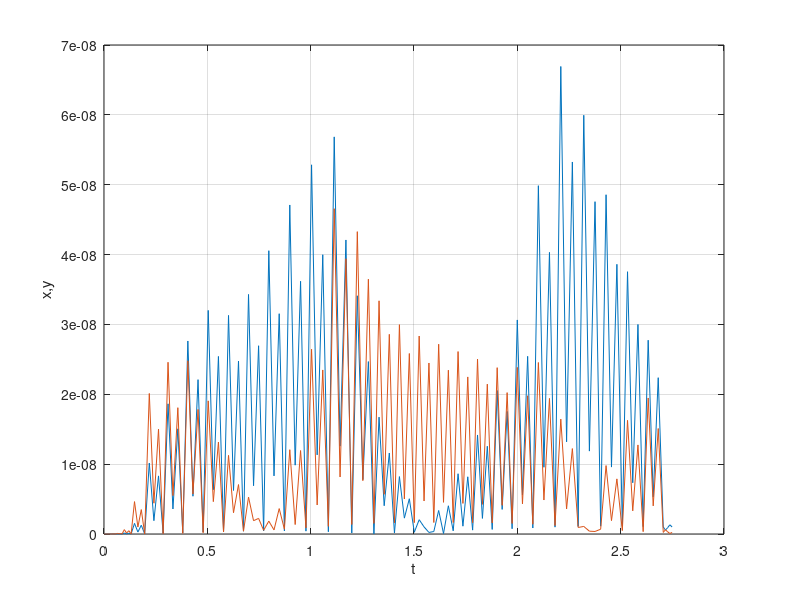

Reproduce this figure in MATLAB.
clear all;
close all;

t = 0.0;          % tid (s)
b = 1.0;          % hjulbasen (m)
aR = 0.0;         % acceleration höger hjul (m/s^2)
aL = 0.0;         % acceleration vänster hjul (m/s^2)
wL = 4.0;         % hastighet vänster hjul (m/s)
wR = 2.0;         % hastighet höger hjul (m/s)
x0 = 0.0;         % start x-kordinat
y0 = 0.0;         % Start y-kordinat
theta0 = 0.0;     % startvinkel (rad)

tslut = 7*pi/8;

function ds = fvel(t, s, b, aL, aR, wL, wR, theta0)
    B = (wR + wL) ./ 2;
    D = (wR - wL) ./ b;
    C = (aR - aL) ./ (2*b);
    A = (aR + aL) ./ 2;

    dxdt = (A * t + B) * cos(C * (t^2) + D * t + theta0);
    dydt = (A * t + B) * sin(C * (t^2) + D * t + theta0);
    dthetadt = 2 * C * t + D;

    ds = [dxdt,dydt,dthetadt]';
end

% test

tspann = [0, tslut];
s0 = [x0, y0, theta0];
options = odeset( 'RelTol' ,1e-8 , 'AbsTol' ,1e-8);
[t,s] = ode45(@(t,s) fvel(t,s,b,aL,aR,wL,wR,theta0), tspann, s0, options);

plot(s(:,1), s(:,2), 'k')
axis equal

% Analytisk metod
B = (wR + wL) ./ 2;
D = (wR - wL) ./ b;

x_exakt = @(t) x0 + (B/D) * (sin(D*t + theta0) - sin(theta0));
y_exakt = @(t) y0 - (B/D) * (cos(D*t + theta0) - cos(theta0));

xlosningar = x_exakt(t);
ylosningar = y_exakt(t);

felvektorx = abs(xlosningar - s(:,1));
felvektory = abs(ylosningar - s(:,2));

plot(t, [felvektory,felvektorx]);
grid on
xlabel('t')
ylabel('x,y')

length(t)
